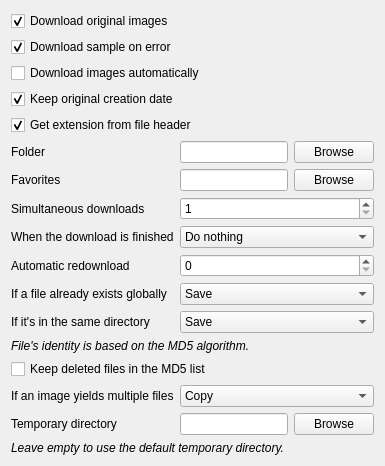
      <widget class="QWidget" name="pageSave">
       <layout class="QFormLayout" name="formLayout_17">
        <property name="fieldGrowthPolicy">
         <enum>QFormLayout::AllNonFixedFieldsGrow</enum>
        </property>
        <item row="0" column="0" colspan="2">
         <widget class="QCheckBox" name="checkDownloadOriginals">
          <property name="text">
           <string>Download original images</string>
          </property>
          <property name="checked">
           <bool>true</bool>
          </property>
         </widget>
        </item>
        <item row="1" column="0" colspan="2">
         <widget class="QCheckBox" name="checkSampleFallback">
          <property name="text">
           <string>Download sample on error</string>
          </property>
          <property name="checked">
           <bool>true</bool>
          </property>
         </widget>
        </item>
        <item row="2" column="0" colspan="2">
         <widget class="QCheckBox" name="checkAutodownload">
          <property name="text">
           <string>Download images automatically</string>
          </property>
         </widget>
        </item>
        <item row="3" column="0" colspan="2">
         <widget class="QCheckBox" name="checkKeepDate">
          <property name="text">
           <string>Keep original creation date</string>
          </property>
          <property name="checked">
           <bool>true</bool>
          </property>
         </widget>
        </item>
        <item row="4" column="0" colspan="2">
         <widget class="QCheckBox" name="checkSaveHeaderDetection">
          <property name="text">
           <string>Get extension from file header</string>
          </property>
          <property name="checked">
           <bool>true</bool>
          </property>
         </widget>
        </item>
        <item row="5" column="0">
         <widget class="QLabel" name="label_7">
          <property name="text">
           <string>Folder</string>
          </property>
         </widget>
        </item>
        <item row="5" column="1">
         <layout class="QHBoxLayout" name="horizontalLayout_2" stretch="1,0">
          <item>
           <widget class="QLineEdit" name="lineFolder"/>
          </item>
          <item>
           <widget class="QPushButton" name="buttonFolder">
            <property name="text">
             <string>Browse</string>
            </property>
           </widget>
          </item>
         </layout>
        </item>
        <item row="6" column="0">
         <widget class="QLabel" name="label_62">
          <property name="text">
           <string>Favorites</string>
          </property>
         </widget>
        </item>
        <item row="6" column="1">
         <layout class="QHBoxLayout" name="horizontalLayout_13">
          <item>
           <widget class="QLineEdit" name="lineFolderFavorites"/>
          </item>
          <item>
           <widget class="QPushButton" name="buttonFolderFavorites">
            <property name="text">
             <string>Browse</string>
            </property>
           </widget>
          </item>
         </layout>
        </item>
        <item row="7" column="0">
         <widget class="QLabel" name="label_29">
          <property name="text">
           <string>Simultaneous downloads</string>
          </property>
         </widget>
        </item>
        <item row="7" column="1">
         <widget class="QSpinBox" name="spinSimultaneous">
          <property name="minimum">
           <number>1</number>
          </property>
          <property name="maximum">
           <number>10</number>
          </property>
         </widget>
        </item>
        <item row="8" column="0">
         <widget class="QLabel" name="label_83">
          <property name="text">
           <string>When the download is finished</string>
          </property>
         </widget>
        </item>
        <item row="8" column="1">
         <widget class="QComboBox" name="comboBatchEnd">
          <item>
           <property name="text">
            <string>Do nothing</string>
           </property>
          </item>
          <item>
           <property name="text">
            <string>Close window</string>
           </property>
          </item>
          <item>
           <property name="text">
            <string>Open CD tray</string>
           </property>
          </item>
          <item>
           <property name="text">
            <string>Play a sound</string>
           </property>
          </item>
          <item>
           <property name="text">
            <string>Shutdown</string>
           </property>
          </item>
         </widget>
        </item>
        <item row="10" column="0">
         <widget class="QLabel" name="label_19">
          <property name="text">
           <string>If a file already exists globally</string>
          </property>
         </widget>
        </item>
        <item row="10" column="1">
         <widget class="QComboBox" name="comboMd5Duplicates">
          <property name="currentIndex">
           <number>0</number>
          </property>
          <item>
           <property name="text">
            <string>Save</string>
           </property>
          </item>
          <item>
           <property name="text">
            <string>Copy</string>
           </property>
          </item>
          <item>
           <property name="text">
            <string>Move</string>
           </property>
          </item>
          <item>
           <property name="text">
            <string>Don't save</string>
           </property>
          </item>
         </widget>
        </item>
        <item row="12" column="0" colspan="2">
         <widget class="QLabel" name="label_21">
          <property name="text">
           <string>&lt;i&gt;File's identity is based on the MD5 algorithm.&lt;/i&gt;</string>
          </property>
         </widget>
        </item>
        <item row="9" column="0">
         <widget class="QLabel" name="label_84">
          <property name="text">
           <string>Automatic redownload</string>
          </property>
         </widget>
        </item>
        <item row="9" column="1">
         <widget class="QSpinBox" name="spinAutomaticRetries">
          <property name="maximum">
           <number>100</number>
          </property>
         </widget>
        </item>
        <item row="13" column="0" colspan="2">
         <widget class="QCheckBox" name="checkKeepDeletedMd5">
          <property name="text">
           <string>Keep deleted files in the MD5 list</string>
          </property>
         </widget>
        </item>
        <item row="14" column="0">
         <widget class="QLabel" name="label_2">
          <property name="text">
           <string>If an image yields multiple files</string>
          </property>
         </widget>
        </item>
        <item row="14" column="1">
         <widget class="QComboBox" name="comboMultipleFiles">
          <item>
           <property name="text">
            <string>Copy</string>
           </property>
          </item>
         </widget>
        </item>
        <item row="15" column="0">
         <widget class="QLabel" name="label_5">
          <property name="text">
           <string>Temporary directory</string>
          </property>
         </widget>
        </item>
        <item row="16" column="0" colspan="2">
         <widget class="QLabel" name="label_6">
          <property name="text">
           <string>&lt;i&gt;Leave empty to use the default temporary directory.&lt;/i&gt;</string>
          </property>
          <property name="wordWrap">
           <bool>true</bool>
          </property>
         </widget>
        </item>
        <item row="15" column="1">
         <layout class="QHBoxLayout" name="horizontalLayout">
          <item>
           <widget class="QLineEdit" name="lineTempPathOverride"/>
          </item>
          <item>
           <widget class="QPushButton" name="buttonTempPathOverride">
            <property name="text">
             <string>Browse</string>
            </property>
           </widget>
          </item>
         </layout>
        </item>
        <item row="11" column="0">
         <widget class="QLabel" name="label_15">
          <property name="text">
           <string>If it's in the same directory</string>
          </property>
         </widget>
        </item>
        <item row="11" column="1">
         <widget class="QComboBox" name="comboMd5DuplicatesSameDir">
          <item>
           <property name="text">
            <string>Save</string>
           </property>
          </item>
          <item>
           <property name="text">
            <string>Copy</string>
           </property>
          </item>
          <item>
           <property name="text">
            <string>Move</string>
           </property>
          </item>
          <item>
           <property name="text">
            <string>Don't save</string>
           </property>
          </item>
         </widget>
        </item>
       </layout>
      </widget>
